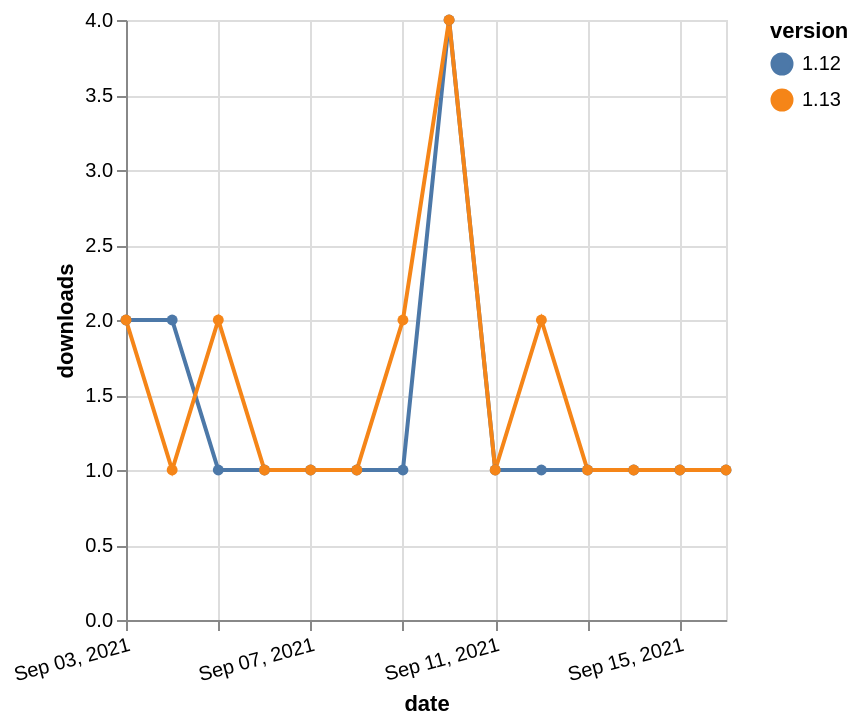

Source (Vega-Lite JSON):
### Vega-Lite specification from a JSON file in a GitHub repository (floating-point values rounded to 4 significant figures)
{"$schema": "https://vega.github.io/schema/vega-lite/v5.json", "description": "A simple bar chart with embedded data.", "data": {"values": [{"date": "2021-09-03", "total": 176, "delta": 2, "version": "1.12"}, {"date": "2021-09-04", "total": 178, "delta": 2, "version": "1.12"}, {"date": "2021-09-05", "total": 179, "delta": 1, "version": "1.12"}, {"date": "2021-09-06", "total": 180, "delta": 1, "version": "1.12"}, {"date": "2021-09-07", "total": 181, "delta": 1, "version": "1.12"}, {"date": "2021-09-08", "total": 182, "delta": 1, "version": "1.12"}, {"date": "2021-09-09", "total": 183, "delta": 1, "version": "1.12"}, {"date": "2021-09-10", "total": 187, "delta": 4, "version": "1.12"}, {"date": "2021-09-11", "total": 188, "delta": 1, "version": "1.12"}, {"date": "2021-09-12", "total": 189, "delta": 1, "version": "1.12"}, {"date": "2021-09-13", "total": 190, "delta": 1, "version": "1.12"}, {"date": "2021-09-14", "total": 191, "delta": 1, "version": "1.12"}, {"date": "2021-09-15", "total": 192, "delta": 1, "version": "1.12"}, {"date": "2021-09-16", "total": 193, "delta": 1, "version": "1.12"}, {"date": "2021-09-03", "total": 180, "delta": 2, "version": "1.13"}, {"date": "2021-09-04", "total": 181, "delta": 1, "version": "1.13"}, {"date": "2021-09-05", "total": 183, "delta": 2, "version": "1.13"}, {"date": "2021-09-06", "total": 184, "delta": 1, "version": "1.13"}, {"date": "2021-09-07", "total": 185, "delta": 1, "version": "1.13"}, {"date": "2021-09-08", "total": 186, "delta": 1, "version": "1.13"}, {"date": "2021-09-09", "total": 188, "delta": 2, "version": "1.13"}, {"date": "2021-09-10", "total": 192, "delta": 4, "version": "1.13"}, {"date": "2021-09-11", "total": 193, "delta": 1, "version": "1.13"}, {"date": "2021-09-12", "total": 195, "delta": 2, "version": "1.13"}, {"date": "2021-09-13", "total": 196, "delta": 1, "version": "1.13"}, {"date": "2021-09-14", "total": 197, "delta": 1, "version": "1.13"}, {"date": "2021-09-15", "total": 198, "delta": 1, "version": "1.13"}, {"date": "2021-09-16", "total": 199, "delta": 1, "version": "1.13"}]}, "width": "container", "mark": {"type": "line", "point": {"filled": true}}, "encoding": {"x": {"field": "date", "type": "temporal", "timeUnit": "yearmonthdate", "title": "date", "axis": {"labelAngle": -15}}, "y": {"field": "delta", "type": "quantitative", "title": "downloads"}, "color": {"field": "version", "type": "nominal"}, "tooltip": {"field": "delta"}}}
